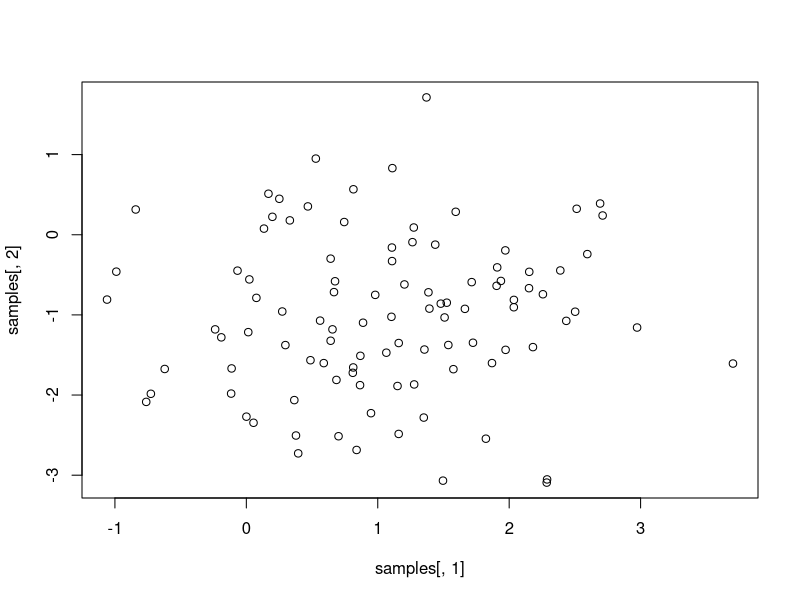
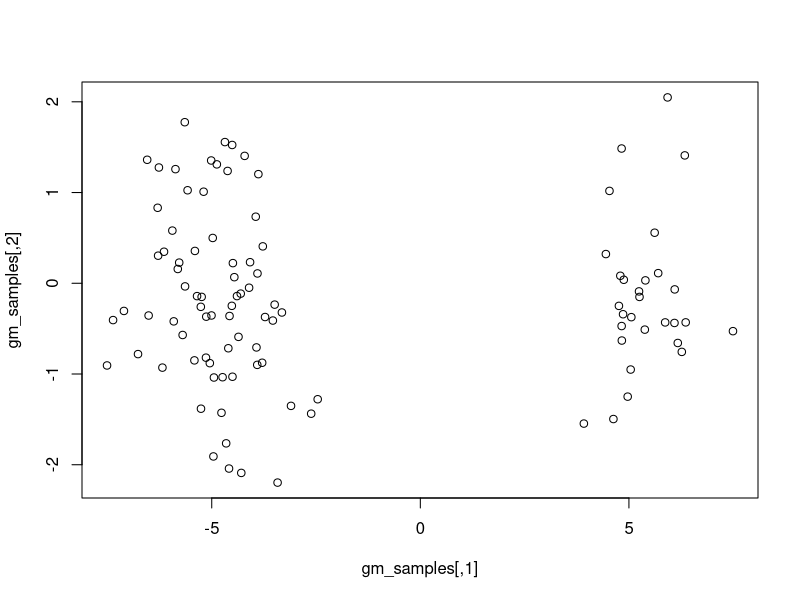

R code for these plots, in order:

M = matrix(c(5, 0, 0,
             0, 7, 0,
             0, 0, 3), nrow = 3, byrow= TRUE)

t(M) %*% M


library(MASS)

samples <- mvrnorm(100, mu = c(1, -1), Sigma = matrix(c(1, 0, 0, 1), nrow = 2))
plot(samples[,1], samples[,2])

unif_samples <- runif(100)
gm_samples <- matrix(rep(0, 200), nrow = 100)
for (i in 1:length(unif_samples)) {
  if (unif_samples[i] <= .3) {
    gm_samples[i, ] <- mvrnorm(1, mu = c(5, 0), Sigma = matrix(c(1, .25, .25, 1), nrow = 2))
  } else {
    gm_samples[i, ] <- mvrnorm(1, mu = c(-5, 0), Sigma = matrix(c(1, -.25, -.25, 1), nrow = 2))
  }
}

plot(gm_samples)
